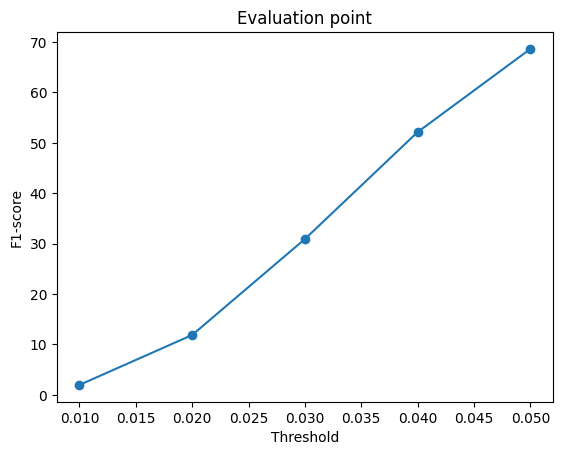
#> input picture HW2/output/eval_point_500.png, 562 x 455 px, given in place of 600_point.png, which was not available
$ python concat.py
#> lines starting #> are read from the running program, lines starting #| are printed output that depends on the picture; pictures that were not available may be replaced by others from this repository, and a replacement may not be noted
### HW2/utils_gif.py
from PIL import Image, ImageDraw, ImageFont, ImageSequence
from typing import List, Optional, Tuple


FONT = ImageFont.load_default(30)

CAPTION_HEIGHT = 50

def get_frames(path: str, duration: Optional[int] = None) -> List[Image.Image]:
#> called with path = 'output/600_point.png', duration = 3
    img = Image.open(path)
#> img is the input picture: PIL image 562x455 RGBA; mean R, G, B, A 249.4, 249.9, 250.3, 255
    frames = []

    if img.is_animated:
        for frame in ImageSequence.Iterator(img):
            frames.append(frame.convert('RGBA'))
    else:
        frame = img.convert('RGBA')
        frames.append(frame)

    return frames, img.info.get('duration', duration or 100)

def concat_media_horizontally(
    media_paths: List[str],
    output_path: str,
    captions: Optional[List[str]] = None,
    default_duration: int = 3
):
    if captions is None:
        captions = [''] * len(media_paths)
    elif len(captions) != len(media_paths):
        raise ValueError("The number of media paths and captions must be the same.")

    all_media_frames_and_durations = [get_frames(path, default_duration) for path in media_paths]
#> call 2 of get_frames, with path = 'output/point_prediction_600.gif', duration = 3
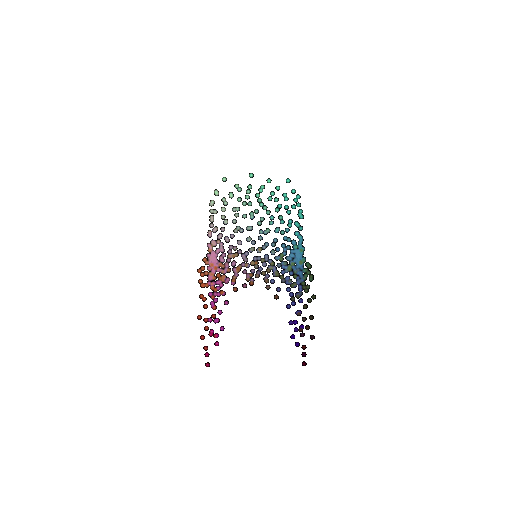
#> input picture HW2/output/point_prediction_600.gif, 512 x 512 px
#> in get_frames, img is the input picture: PIL image 512x512 P; mean R, G, B 250.5, 250.5, 250.6
#> the loop in get_frames (call 2), `for frame in ImageSequence.Iterator(img):` made 18 passes
#> after the loop in get_frames (call 2), `for frame in ImageSequence.Iterator(img):`: frames = 18 items
#> call 3 of get_frames, with duration = 3
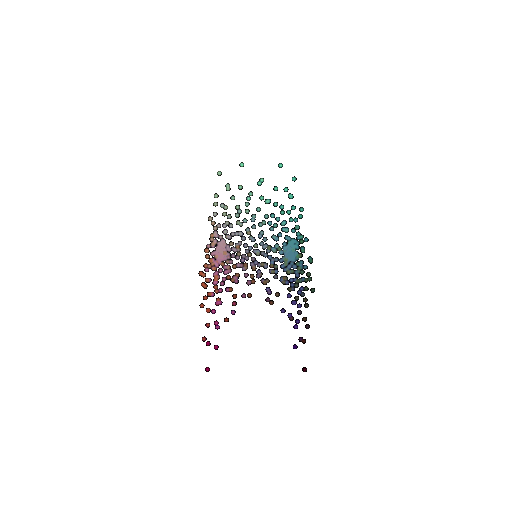
#> input picture HW2/output/point_1000_prediction_full_600.gif, 512 x 512 px
#> in get_frames, img is the input picture: PIL image 512x512 P; mean R, G, B 250.7, 250.7, 250.8
#> the loop in get_frames (call 3), `for frame in ImageSequence.Iterator(img):` made 18 passes
#> all_media_frames_and_durations = 3 items

    media_frames = [item[0] for item in all_media_frames_and_durations]
#> media_frames = 3 items

    base_durations = [item[1] for item in all_media_frames_and_durations]
#> base_durations = [3, 3, 3]

    num_elements = len(media_frames)
#> num_elements = 3

    max_frames = max(len(frames) for frames in media_frames)
#> max_frames = 18

    gif_durations = [d for d, frames in zip(base_durations, media_frames) if len(frames) > 1]
#> gif_durations = [3, 3]
    final_duration = min(gif_durations) if gif_durations else default_duration
#> final_duration = 3

    concatenated_frames = []

    for i in range(max_frames):
        frame_width_no_caption = sum(frames[i % len(frames)].size[0] for frames in media_frames)
        frame_height_no_caption = max(frames[i % len(frames)].size[1] for frames in media_frames)

        final_frame_width = frame_width_no_caption
        final_frame_height = frame_height_no_caption + CAPTION_HEIGHT

        new_frame = Image.new('RGBA', (final_frame_width, final_frame_height), (255, 255, 255, 255))
        draw = ImageDraw.Draw(new_frame)

        x_offset = 0
        for j in range(num_elements):
            current_frame = media_frames[j][i % len(media_frames[j])]

            new_frame.paste(current_frame, (x_offset, 0))

            caption = captions[j]
            if caption:
                bbox = draw.textbbox((0,0), caption, font=FONT)
                text_width = bbox[2] - bbox[0]
                text_height = bbox[3] - bbox[1]
                text_x = x_offset + (current_frame.size[0] - text_width) // 2
                text_y = frame_height_no_caption + (CAPTION_HEIGHT - text_height) // 2

                draw.text((text_x + 1, text_y + 1), caption, font=FONT, fill=(0, 0, 0, 100))
                draw.text((text_x, text_y), caption, font=FONT, fill=(0, 0, 0))

            x_offset += current_frame.size[0]

        concatenated_frames.append(new_frame)
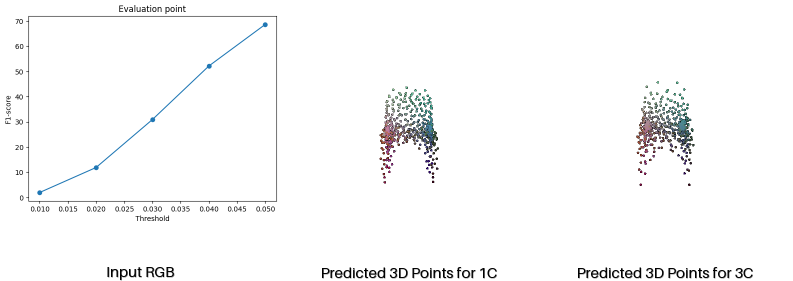
#> new_frame: PIL image 1586x562 RGBA (shown at 1/2 size); mean R, G, B, A 248.8, 248.9, 249.1, 254.7; transparent parts drawn white
#> after the loop, concatenated_frames = 18 items

    concatenated_frames[0].save(
        output_path,
        save_all=True,
        append_images=concatenated_frames[1:],
        duration=final_duration,
        loop=0
    )
    print(f"Successfully concatenated {num_elements} media elements and saved to {output_path} with {max_frames} frames.")
#| Successfully concatenated 3 media elements and saved to output/point_1000_model_600_compare.gif with 18 frames.

### HW2/concat.py


from utils_gif import concat_media_horizontally

# concat_media_horizontally([f'output/eval_point_500.png', f"output/eval_point_1000.png", f"output/eval_point_2000.png"], output_path=f"output/eval_num_points_comparison.gif",
#                                   captions=["F1 Score for 500 num points", "F1 Score for 1000 num points", "F1 Score for 2000 num points"])


# concat_media_horizontally([f'output/voxel_interpret_0_0.gif', f'output/voxel_interpret_0_1.gif', f'output/voxel_interpret_0_2.gif', f'output/voxel_interpret_0_4.gif'], output_path=f"output/interpret_voxel.gif",
#                                   captions=["Decoder Layer 1", "Decoder Layer 2", "Decoder Layer 3", "Decoder Layer 4"])


# concat_media_horizontally(['output/0_point.png', f'output/point_prediction_0.gif', f"output/point_1000_prediction_full_0.gif"], output_path=f"output/point_1000_model_0_compare.gif",
#                                   captions=["Input RGB", "Predicted 3D Points for 1C", "Predicted 3D Points for 3C"])


# concat_media_horizontally(['output/150_point.png', f'output/point_prediction_150.gif', f"output/point_1000_prediction_full_150.gif"], output_path=f"output/point_1000_model_150_compare.gif",
#                                   captions=["Input RGB", "Predicted 3D Points for 1C", "Predicted 3D Points for 3C"])


concat_media_horizontally(['output/600_point.png', f'output/point_prediction_600.gif', f"output/point_1000_prediction_full_600.gif"], output_path=f"output/point_1000_model_600_compare.gif",
                                  captions=["Input RGB", "Predicted 3D Points for 1C", "Predicted 3D Points for 3C"])


# concat_media_horizontally([f'output/eval_point_2000.png', f"output/eval_point_1000.png"], output_path=f"output/eval_full_dataset_comparison.gif",
#                                   captions=["F1 Score for one class training", "F1 Score for three classes training"])
